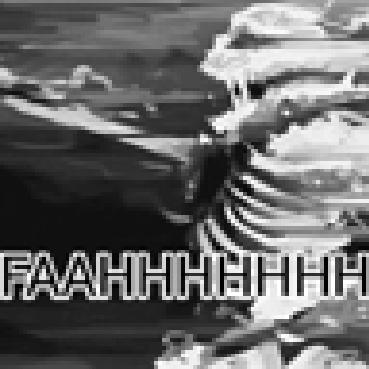
#> input picture Lab_1/Ejercicio_2/input_preview.png, 369 x 369 px
$ python procesar_imagen.py
#> lines starting #> are read from the running program, lines starting #| are printed output that depends on the picture
from PIL import Image
import numpy as np
import os

# ========= CONFIG =========
INPUT_IMAGE = "input_preview.png"
OUTPUT_HEADER = os.path.join("main", "image_data.h")
WIDTH = 96
HEIGHT = 96

# ========= CARGAR IMAGEN =========
img = Image.open(INPUT_IMAGE).convert("L")
img = img.resize((WIDTH, HEIGHT))
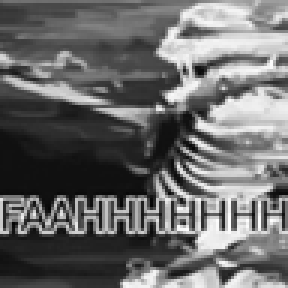
#> img: PIL image 96x96 L (shown 3 times larger); min 5, max 254, mean 106.6

arr = np.array(img, dtype=np.uint8)

print(f"Imagen cargada: {arr.shape}")
#| Imagen cargada: (96, 96)

# Guardar una copia limpia por si quieres usarla en el informe
Image.fromarray(arr).save("input_96x96.png")

# ========= GENERAR HEADER =========
flat = arr.flatten()
#> flat = 9216 values, max 254 at index 6988, min 5 at index 7108, mean 106.6

with open(OUTPUT_HEADER, "w") as f:
    f.write("#ifndef IMAGE_DATA_H\n")
    f.write("#define IMAGE_DATA_H\n\n")
    f.write("#include <stdint.h>\n\n")
    f.write(f"#define IMG_W {WIDTH}\n")
    f.write(f"#define IMG_H {HEIGHT}\n\n")
    f.write("static const uint8_t input_image[IMG_W * IMG_H] = {\n")

    for i, val in enumerate(flat):
        if i % 16 == 0:
            f.write("    ")
        f.write(f"{int(val)}")
        if i < len(flat) - 1:
            f.write(", ")
        if i % 16 == 15:
            f.write("\n")
#> this loop made 9216 passes
#> val on passes 1 to 3: 103, 112, 113

    if len(flat) % 16 != 0:
        f.write("\n")

    f.write("};\n\n")
    f.write("#endif\n")

print(f"Header generado en: {OUTPUT_HEADER}")
print("Listo.")
